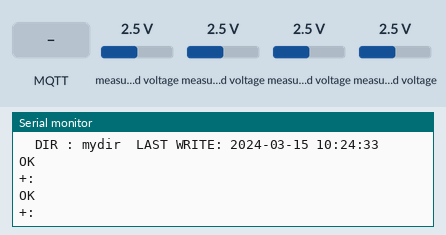
This sketch was run on a simulated ESP8266 (NodeMCU). On the bench: the last lines printed to the serial monitor. The inputs (shaded band) are chosen by the test bench; at power-on: measured voltage 2.5 V. WiFi joins after 1.5 s; servers stay silent unless stated; the local clock reads 2024-03-15 10:24:30 at power-on unless the sketch sets it; storage starts empty; no MQTT or app messages arrive unless stated.

Above: at 4.8 s.
4.9 s: MQTT message "1" arrives on the first subscribed topic
At 5.5 s:
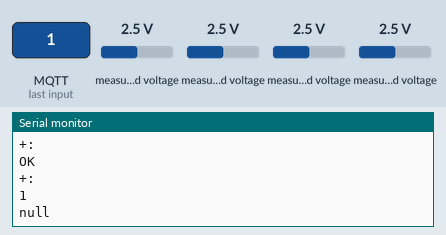
6.4 s: MQTT message "on" arrives on the first subscribed topic
At 6.57 s:
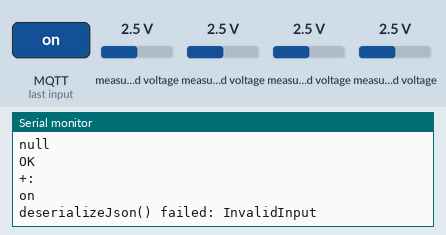
7.9 s: MQTT message "off" arrives on the first subscribed topic
At 8.5 s:
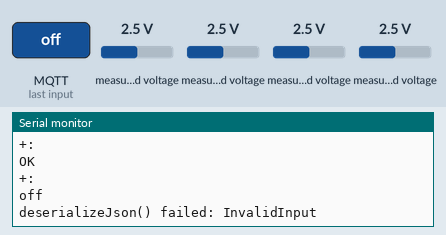

Measured:
- after the input at 4.9 s, the serial monitor: prints a new line at once (image 1)
- after the input at 6.4 s, the serial monitor: prints a new line at once (image 2)
- after the input at 7.9 s, the serial monitor: prints a new line at once (image 3)

The sketch:

Endress_ESP32WifiManagerMQTTthingcontrolOverTLS.ino
```cpp
/*#################################An example to connect thingcontro.io MQTT over TLS1.2###############################

*/
#include <ArduinoJson.h>
#include <PubSubClient.h>
#include <WiFi.h>
#include <ESP8266WebServer.h>
#include <DNSServer.h>
#include <WiFiManager.h>
#include <WiFiClientSecure.h>

// Modbus
#include <ModbusMaster.h>
#include "REG_CONFIG.h"
#include <HardwareSerial.h>

#include "FS.h"
#include "SD.h"
#include "SPI.h"
#include <time.h>
#include <WiFi.h>
#include <ESP32Time.h>


#include <Wire.h>
#include <Adafruit_ADS1015.h>


HardwareSerial modbus(2);
ESP32Time rtc;
struct tm tmstruct ;

String dateTimeStr = "";
long timezone = 6;
byte daysavetime = 1;
#define WIFI_AP ""
#define WIFI_PASSWORD ""

String deviceToken = "NVYz0MQ05lTxYaOCGBO3";  //Sripratum@thingcontrio.io
//String deviceToken = "tOkvPadbQqLFsmc0sCON";
char thingsboardServer[] = "thingcontrol.io";

String json = "";

int r1 = 12; // ควบคุม Relay ตัวที่ 1 ต่อขา7
int r2 = 13; // ควบคุม Relay ตัวที่ 2 ต่อขา6
int r3 = 15; // ควบคุม Relay ตัวที่ 3 ต่อขา5
int r4 = 2; // ควบคุม Relay ตัวที่ 4 ต่อขา4

ModbusMaster node;

//static const char *fingerprint PROGMEM = "69 E5 FE 17 2A 13 9C 7C 98 94 CA E0 B0 A6 CB 68 66 6C CB 77"; // need to update every 3 months
unsigned long startMillis;  //some global variables available anywhere in the program
unsigned long startTeleMillis;
unsigned long starSendTeletMillis;
unsigned long currentMillis;
const unsigned long periodCallBack = 1000;  //the value is a number of milliseconds
const unsigned long periodSendTelemetry = 10000;  //the value is a number of milliseconds

Adafruit_ADS1115 ads;  /* Use this for the 16-bit version */

int16_t adc0, adc1, adc2, adc3;
float val0 = 0.0;
float val1 = 0.0;
float val2 = 0.0;
float val3 = 0.0;
WiFiClientSecure wifiClient;
PubSubClient client(wifiClient);

int status = WL_IDLE_STATUS;
String downlink = "";
char *bString;
int PORT = 8883;
void configModeCallback (WiFiManager *myWiFiManager) {
  Serial.println("Entered config mode");
  Serial.println(WiFi.softAPIP());
  //if you used auto generated SSID, print it
  Serial.println(myWiFiManager->getConfigPortalSSID());
}

// Modbus
struct Meter
{
  String temp;
  String hum;

};

Meter meter[10] ;
//signal meta ;


void _initNTP() {
  configTime(3600 * timezone, daysavetime * 3600, "time.nist.gov", "0.pool.ntp.org", "1.pool.ntp.org");

  delay(2000);
  tmstruct.tm_year = 0;
  getLocalTime(&tmstruct, 5000);


  Serial.printf("\nNow is : %d-%02d-%02d %02d:%02d:%02d\n", (tmstruct.tm_year) + 1900, ( tmstruct.tm_mon) + 1, tmstruct.tm_mday, tmstruct.tm_hour , tmstruct.tm_min, tmstruct.tm_sec);
  Serial.println("");

  if (!SD.begin()) {
    Serial.println("Card Mount Failed");
    return;
  }
  uint8_t cardType = SD.cardType();

  if (cardType == CARD_NONE) {
    Serial.println("No SD card attached");
    return;
  }

  Serial.print("SD Card Type: ");
  if (cardType == CARD_MMC) {
    Serial.println("MMC");
  } else if (cardType == CARD_SD) {
    Serial.println("SDSC");
  } else if (cardType == CARD_SDHC) {
    Serial.println("SDHC");
  } else {
    Serial.println("UNKNOWN");
  }

  uint64_t cardSize = SD.cardSize() / (1024 * 1024);
  Serial.printf("SD Card Size: %lluMB\n", cardSize);

  listDir(SD, "/", 0);
  removeDir(SD, "/mydir");
  createDir(SD, "/mydir");
  deleteFile(SD, "/hello.txt");
  writeFile(SD, "/hello.txt", dateTimeStr.c_str());
  appendFile(SD, "/hello.txt", " World!\n");
  listDir(SD, "/", 0);
}
void setup() {

  Serial.begin(115200);

  modbus.begin(9600, SERIAL_8N1, 16, 17);
  Serial.println(F("Starting... SHT20 TEMP/HUM_RS485 Monitor"));
  // communicate with Modbus slave ID 1 over Serial (port 2)
  node.begin(ID_meter, modbus);

  Serial.println();
  Serial.println(F("***********************************"));

  WiFiManager wifiManager;
  wifiManager.resetSettings();
  wifiManager.setAPCallback(configModeCallback);

  if (!wifiManager.autoConnect("@Thingcontrol_AP")) {
    Serial.println("failed to connect and hit timeout");
    //reset and try again, or maybe put it to deep sleep
    //    ESP.reset();
    delay(1000);
  }

  //  wifiClient.setFingerprint(fingerprint);
  client.setServer( thingsboardServer, PORT );
  client.setCallback(callback);
  reconnectMqtt();

  Serial.print("Start..");
  startMillis = millis();  //initial start time
  _initNTP();
  pinMode(r1, OUTPUT);
  pinMode(r2, OUTPUT);
  pinMode(r3, OUTPUT);
  pinMode(r4, OUTPUT);
  digitalWrite(r1, 0);
  digitalWrite(r2, 0);
  digitalWrite(r3, 0);
  digitalWrite(r4, 0);
  ads.begin();
}
float mapfloat(float x, float in_min, float in_max, float out_min, float out_max)
{
  if ((in_max - in_min) + out_min != 0) {
    float val = (x - in_min) * (out_max - out_min) / (in_max - in_min) + out_min;
    if ( val < 0)
      return 0;
    else
      return val;
  } else {
    return 0;
  }
}

void listDir(fs::FS &fs, const char * dirname, uint8_t levels) {
  Serial.printf("Listing directory: %s\n", dirname);

  File root = fs.open(dirname);
  if (!root) {
    Serial.println("Failed to open directory");
    return;
  }
  if (!root.isDirectory()) {
    Serial.println("Not a directory");
    return;
  }

  File file = root.openNextFile();
  while (file) {
    if (file.isDirectory()) {
      Serial.print("  DIR : ");
      Serial.print (file.name());
      time_t t = file.getLastWrite();
      struct tm * tmstruct = localtime(&t);
      Serial.printf("  LAST WRITE: %d-%02d-%02d %02d:%02d:%02d\n", (tmstruct->tm_year) + 1900, ( tmstruct->tm_mon) + 1, tmstruct->tm_mday, tmstruct->tm_hour , tmstruct->tm_min, tmstruct->tm_sec);
      if (levels) {
        listDir(fs, file.name(), levels - 1);
      }
    } else {
      Serial.print("  FILE: ");
      Serial.print(file.name());
      Serial.print("  SIZE: ");
      Serial.print(file.size());
      time_t t = file.getLastWrite();
      struct tm * tmstruct = localtime(&t);
      Serial.printf("  LAST WRITE: %d-%02d-%02d %02d:%02d:%02d\n", (tmstruct->tm_year) + 1900, ( tmstruct->tm_mon) + 1, tmstruct->tm_mday, tmstruct->tm_hour , tmstruct->tm_min, tmstruct->tm_sec);
    }
    file = root.openNextFile();
  }
}

void createDir(fs::FS &fs, const char * path) {
  Serial.printf("Creating Dir: %s\n", path);
  if (fs.mkdir(path)) {
    Serial.println("Dir created");
  } else {
    Serial.println("mkdir failed");
  }
}

void removeDir(fs::FS &fs, const char * path) {
  Serial.printf("Removing Dir: %s\n", path);
  if (fs.rmdir(path)) {
    Serial.println("Dir removed");
  } else {
    Serial.println("rmdir failed");
  }
}

void readFile(fs::FS &fs, const char * path) {
  Serial.printf("Reading file: %s\n", path);

  File file = fs.open(path);
  if (!file) {
    Serial.println("Failed to open file for reading");
    return;
  }

  Serial.print("Read from file: ");
  while (file.available()) {
    Serial.write(file.read());
  }
  file.close();
}

void writeFile(fs::FS &fs, const char * path, const char * message) {
  Serial.printf("Writing file: %s\n", path);

  File file = fs.open(path, FILE_WRITE);
  if (!file) {
    Serial.println("Failed to open file for writing");
    return;
  }
  if (file.print(message)) {
    Serial.println("File written");
  } else {
    Serial.println("Write failed");
  }
  file.close();
}

void appendFile(fs::FS &fs, const char * path, const char * message) {
  Serial.printf("Appending to file: %s\n", path);

  File file = fs.open(path, FILE_APPEND);
  if (!file) {
    Serial.println("Failed to open file for appending");
    return;
  }
  if (file.print(message)) {
    Serial.println("Message appended");
  } else {
    Serial.println("Append failed");
  }
  file.close();
}

void renameFile(fs::FS &fs, const char * path1, const char * path2) {
  Serial.printf("Renaming file %s to %s\n", path1, path2);
  if (fs.rename(path1, path2)) {
    Serial.println("File renamed");
  } else {
    Serial.println("Rename failed");
  }
}

void deleteFile(fs::FS &fs, const char * path) {
  Serial.printf("Deleting file: %s\n", path);
  if (fs.remove(path)) {
    Serial.println("File deleted");
  } else {
    Serial.println("Delete failed");
  }
}

void readAnalog() {
  adc0 = ads.readADC_SingleEnded(0);
  adc1 = ads.readADC_SingleEnded(1);
  adc2 = ads.readADC_SingleEnded(2);
  adc3 = ads.readADC_SingleEnded(3);

  Serial.print(adc0); Serial.print(" ");  Serial.print(adc1); Serial.print(" ");   Serial.print(adc2); Serial.print(" ");  Serial.println(adc3);
  val0 = mapfloat(adc0, 2128, 10560, 4, 20);
  val1 = mapfloat(adc1, 2128, 10560, 4, 20);
  val2 = mapfloat(adc2, 2128, 10560, 4, 20);
  val3 = mapfloat(adc3, 2128, 10560, 4, 20);
  Serial.print(val0); Serial.print(" ");  Serial.print(val1); Serial.print(" ");   Serial.print(val2); Serial.print(" ");  Serial.println(val3);


}

String floatToStr() {
  String toWrite = "";
  char Astr0[20];
  char Astr1[20];
  char Astr2[20];
  char Astr3[20];

  dtostrf(val0, 2, 4, Astr0);

  dtostrf(val1, 2, 4, Astr1);
  dtostrf(val2, 2, 4, Astr2);
  dtostrf(val3, 2, 4, Astr3);
  Serial.println(Astr1);
  toWrite.concat(Astr0);
  toWrite.concat(",");
  toWrite.concat(Astr1);
  toWrite.concat(",");
  toWrite.concat(Astr2);
  toWrite.concat(",");
  toWrite.concat(Astr3);
  toWrite.concat("\n");
  Serial.println(toWrite);
  return toWrite;

}

void writeSD() {

  getLocalTime(&tmstruct, 5000);
  String yearStr =  String(tmstruct.tm_year + 1900  , DEC);
  String monthStr =  String( tmstruct.tm_mon + 1  , DEC);
  String dayStr =  String(tmstruct.tm_mday  , DEC);
  String hourStr =  String(tmstruct.tm_hour  , DEC);
  String minStr =  String(tmstruct.tm_min  , DEC);
  String secStr =  String(tmstruct.tm_sec  , DEC);
  dateTimeStr.concat(dayStr);
  dateTimeStr.concat("/");
  dateTimeStr.concat(monthStr);
  dateTimeStr.concat("/");
  dateTimeStr.concat(yearStr);
  dateTimeStr.concat(" ");
  if (hourStr.length() < 2) {
    dateTimeStr.concat("0");
  }
  dateTimeStr.concat(hourStr);
  dateTimeStr.concat(":");
  if (minStr.length() < 2) {
    dateTimeStr.concat("0");
  }
  dateTimeStr.concat(minStr);
  dateTimeStr.concat(":");
  if (secStr.length() < 2) {
    dateTimeStr.concat("0");
  }
  dateTimeStr.concat(secStr);
  dateTimeStr.concat(" ");
  appendFile(SD, "/hello.txt", dateTimeStr.c_str());

  appendFile(SD, "/hello.txt", floatToStr().c_str() );
  Serial.println(dateTimeStr);
  dateTimeStr = "";
}
void loop()
{
  status = WiFi.status();
  if ( status == WL_CONNECTED)
  {
    if ( !client.connected() )
    {
      reconnectMqtt();
    }
    client.loop();
  }

  currentMillis = millis();  //get the current "time" (actually the number of milliseconds since the program started)


  //check call back to connect Switch
  if (currentMillis - startMillis >= periodCallBack)  //test whether the period has elapsed
  {
    processCalled();
    startMillis = currentMillis;  //IMPORTANT to save the start time of the current LED state.
  }

  //send telemetry
  if (currentMillis - starSendTeletMillis >= periodSendTelemetry)  //test whether the period has elapsed
  {
    readAnalog();
    sendtelemetry();
    writeSD();
    starSendTeletMillis = currentMillis;  //IMPORTANT to save the start time of the current LED state.
  }
}


void getMac()
{
  Serial.println("OK");
  Serial.print("+deviceToken: ");
  Serial.println(WiFi.macAddress());
}

void viewActive()
{
  Serial.println("OK");
  Serial.print("+:WiFi, ");
  Serial.println(WiFi.status());
  if (client.state() == 0)
  {
    Serial.print("+:MQTT, [CONNECT] [rc = " );
    Serial.print( client.state() );
    Serial.println( " : retrying]" );
  }
  else
  {
    Serial.print("+:MQTT, [FAILED] [rc = " );
    Serial.print( client.state() );
    Serial.println( " : retrying]" );
  }
}

void setWiFi()
{
  Serial.println("OK");
  Serial.println("+:Reconfig WiFi  Restart...");
  WiFiManager wifiManager;
  wifiManager.resetSettings();
  if (!wifiManager.startConfigPortal("ThingControlCommand"))
  {
    Serial.println("failed to connect and hit timeout");
    delay(3000);
    //reset and try again, or maybe put it to deep sleep
    //    ESP.reset();
    delay(5000);
  }

  Serial.println("OK");
  Serial.println("+:WiFi Connect");

  //  wifiClient.setFingerprint(fingerprint);
  client.setServer( thingsboardServer, PORT );  // secure port over TLS 1.2
  client.setCallback(callback);
  reconnectMqtt();
}

void processCalled()
{
  Serial.println("OK");
  Serial.print("+:");
  Serial.println(downlink);
}


void processAtt(char jsonAtt[])
{

  char *aString = jsonAtt;

  Serial.println("OK");
  Serial.print(F("+:topic v1/devices/me/attributes , "));
  Serial.println(aString);

  client.publish( "v1/devices/me/attributes", aString);
}

void processTele(char jsonTele[])
{

  char *aString = jsonTele;
  Serial.println("OK");
  Serial.print(F("+:topic v1/devices/me/telemetry , "));
  Serial.println(aString);

  client.publish( "v1/devices/me/telemetry", aString);
}

void processToken()
{
  char *aString;

  //  aString = cmdHdl.readStringArg();

  Serial.println("OK");
  Serial.print("+:deviceToken , ");
  Serial.println(aString);
  //  deviceToken = aString;

  reconnectMqtt();
}

void unrecognized(const char *command)
{
  Serial.println("ERROR");
}

void callback(char* topic, byte* payload, unsigned int length)
{

  char json[length + 1];
  strncpy (json, (char*)payload, length);
  json[length] = '\0';
  Serial.println(json);
  StaticJsonDocument<200> doc;
  //  JsonObject& data = jsonBuffer.parseObject((char*)json);
  DeserializationError error = deserializeJson(doc, json);
  if (error) {
    Serial.print(F("deserializeJson() failed: "));
    Serial.println(error.f_str());
    return;
  }
  String methodName = doc["method"];
  Serial.println(methodName);


}

void reconnectMqtt()
{
  if ( client.connect("entechconnect", deviceToken.c_str(), NULL) )
  {
    Serial.println( F("Connect MQTT Success."));
    client.subscribe("v1/devices/me/rpc/request/+");
  }

}


void read_Modbus(uint16_t  REG)
{

  static uint32_t i;
  uint8_t j, result;
  uint16_t data[2];
  uint16_t dat[2];
  uint32_t value = 0;


  // slave: read (6) 16-bit registers starting at register 2 to RX buffer
  result = node.readInputRegisters(REG, 2);

  // do something with data if read is successful
  if (result == node.ku8MBSuccess)
  {
    for (j = 0; j < 2; j++)
    {
      data[j] = node.getResponseBuffer(j);
    }
  }
  for (int a = 0; a < 2; a++)
  {
    Serial.print(data[a]);
    Serial.print("\t");
  }
  Serial.println("");
  meter[0].temp = data[0];
  meter[0].hum =  data[1];
  Serial.println("----------------------");
}

void sendtelemetry()
{
  String json = "";
  json.concat("{\"adc0\":");
  json.concat(val0);
  json.concat(",\"adc1\":");
  json.concat(val1);
  json.concat(",\"adc2\":");
  json.concat(val2);
  json.concat(",\"adc3\":");
  json.concat(val3);
  json.concat("}");
  Serial.println(json);

  // Length (with one extra character for the null terminator)
  int str_len = json.length() + 1;
  // Prepare the character array (the buffer)
  char char_array[str_len];
  // Copy it over
  json.toCharArray(char_array, str_len);


  processTele(char_array);
  //}
}
```

REG_CONFIG.h
```cpp
#define ID_meter  0x01
#define Total_of_Reg  1

#define Reg_RN                0x0001      //  0.
//#define Reg_SN                0x0008      //  1.
//#define Reg_TN                0x0004      //  2.


uint16_t const Reg_addr[1] = {
  Reg_RN,
//  Reg_SN,
//  Reg_TN,

};

float DATA_METER [Total_of_Reg] ;
```
